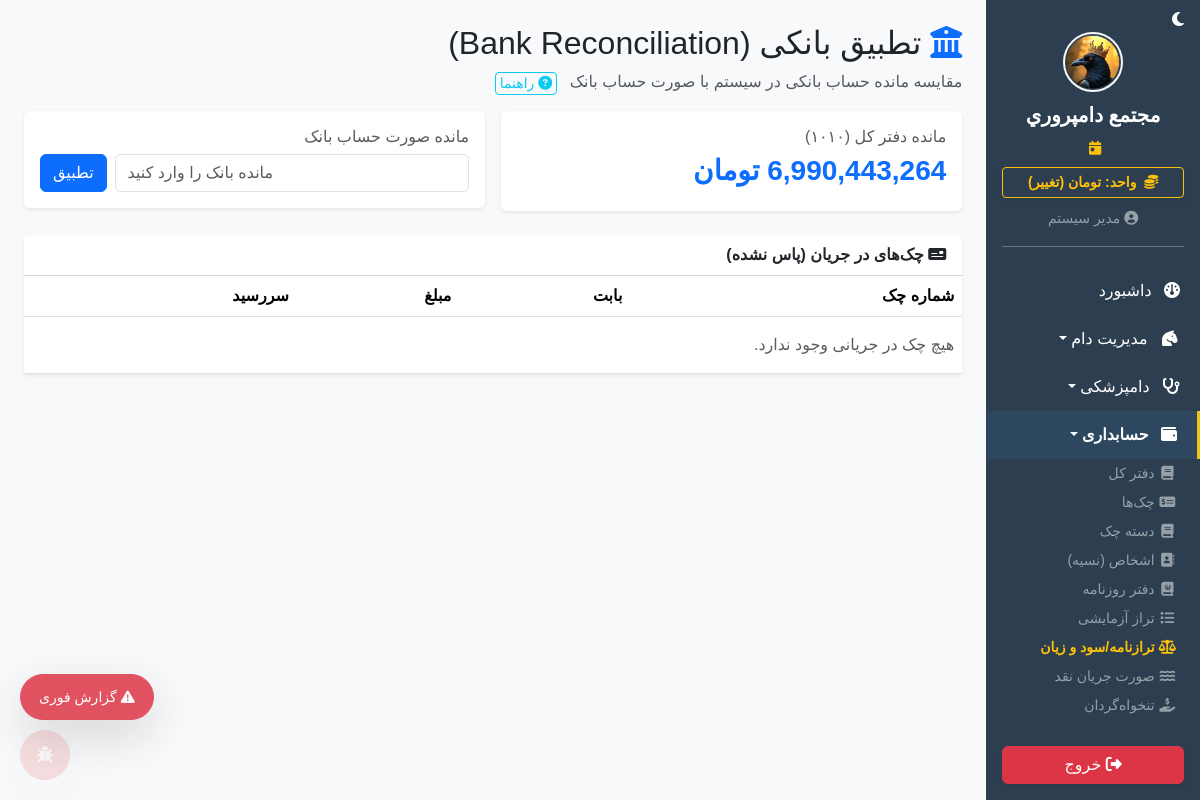
Page /finance/bank_reconciliation (signed in) on the committed database.
### app/models.py (models this page shows)
class SystemSetting(db.Model):
    id = db.Column(db.Integer, primary_key=True)
    key = db.Column(db.String(50), unique=True, nullable=False)
    value = db.Column(db.String(255), nullable=False)
    description = db.Column(db.String(255), nullable=True)

class User(UserMixin, db.Model):
    id = db.Column(db.Integer, primary_key=True)
    username = db.Column(db.String(50), unique=True, nullable=False)
    password_hash = db.Column(db.String(255), nullable=False)
    name = db.Column(db.String(100), nullable=False)
    role = db.Column(db.String(20), default='کارگر') # مدیر، دامپزشک، حسابدار، کارگر
    can_view_livestock = db.Column(db.Boolean, default=False)
    can_view_finance = db.Column(db.Boolean, default=False)
    can_view_inventory = db.Column(db.Boolean, default=False)
    can_view_hr = db.Column(db.Boolean, default=False)
    can_view_reports = db.Column(db.Boolean, default=False)
    can_view_settings = db.Column(db.Boolean, default=False)

### app/blueprints/finance.py (the view)
@finance_bp.route('/bank_reconciliation')
@login_required
@permission_required('can_view_finance')
def bank_reconciliation():
    from app.models import Account, JournalEntryLine, Cheque
    from sqlalchemy import func
    cash_acc = Account.query.filter_by(code='1010').first()
    bank_balance_str = request.args.get('bank_balance', '').replace(',', '').strip()
    bank_balance = Decimal(bank_balance_str) if bank_balance_str else None
    debit = Decimal('0')
    credit = Decimal('0')
    if cash_acc:
        d = db.session.query(func.sum(JournalEntryLine.debit)).filter_by(account_id=cash_acc.id).scalar()
        c = db.session.query(func.sum(JournalEntryLine.credit)).filter_by(account_id=cash_acc.id).scalar()
        debit = Decimal(str(d)) if d else Decimal('0')
        credit = Decimal(str(c)) if c else Decimal('0')
        if cash_acc.type.nature == 'بدهکار':
            gl_balance = debit - credit
        else:
            gl_balance = credit - debit
    else:
        gl_balance = Decimal('0')
    outstanding_cheques = Cheque.query.filter(
        Cheque.is_deleted == False,
        Cheque.status == 'در جریان'
    ).order_by(Cheque.due_date).all()
    reconciled = None
    difference = None
    if bank_balance is not None:
        total_outstanding = sum(c.amount for c in outstanding_cheques)
        adjusted_gl = gl_balance - total_outstanding
        difference = abs(bank_balance - adjusted_gl)
        reconciled = difference < Decimal('0.01')
    return render_template('finance/bank_reconciliation.html',
                           gl_balance=gl_balance,
                           bank_balance=bank_balance,
                           outstanding_cheques=outstanding_cheques,
                           reconciled=reconciled,
                           difference=difference)

### app/__init__.py (called while the page is built)
def get_system_setting(key, default):
    from app.models import SystemSetting
    s = SystemSetting.query.filter_by(key=key).first()
    return s.value if s else default

### app/blueprints/dashboard.py (called while the page is built)
@dashboard_bp.app_context_processor
def inject_settings():
    try:
        all_settings = {s.key: s.value for s in SystemSetting.query.all()}
    except:
        all_settings = {}
    return dict(system_settings=all_settings)

### app/blueprints/finance.py (called while the page is built)
def permission_required(permission_name):
    def decorator(f):
        @wraps(f)
        def decorated_function(*args, **kwargs):
            if not current_user.is_authenticated:
                return redirect(url_for('auth.login'))
            if not getattr(current_user, permission_name, False) and current_user.role != 'مدیر':
                flash('شما دسترسی لازم برای مشاهده این بخش را ندارید.', 'danger')
                return redirect(url_for('dashboard.index'))
            return f(*args, **kwargs)
        return decorated_function
    return decorator

### app/templates/finance/bank_reconciliation.html (shortened to what this page needs)
{% extends 'base.html' %}
{% block content %}
<h2><i class="fa-solid fa-building-columns text-primary"></i> تطبیق بانکی (Bank Reconciliation)</h2>
<p class="text-muted">مقایسه مانده حساب بانکی در سیستم با صورت حساب بانک
    <button class="btn btn-sm btn-outline-info py-0 px-1 ms-2" data-bs-toggle="collapse" data-bs-target="#bankHelp"><i class="fa-solid fa-question-circle"></i> راهنما</button>
</p>
<div class="row g-3 mb-4">
    <div class="col-md-6">
        <div class="card border-0 shadow-sm">
            <div class="card-body">
                <h6 class="text-muted">مانده دفتر کل (۱۰۱۰)</h6>
                <h3 class="fw-bold text-primary">{{ gl_balance|currency }}</h3>
            </div>
        </div>
    </div>
    <div class="col-md-6">
        <div class="card border-0 shadow-sm">
            <div class="card-body">
                <h6 class="text-muted">مانده صورت حساب بانک</h6>
                <form method="GET" class="d-flex gap-2">
                    <input type="text" name="bank_balance" class="form-control" dir="ltr" placeholder="مانده بانک را وارد کنید" value="{{ bank_balance or '' }}">
                    <button type="submit" class="btn btn-primary">تطبیق</button>
                </form>
            </div>
        </div>
    </div>
</div>
<div class="card shadow-sm border-0 mt-4">
    <div class="card-header bg-white fw-bold"><i class="fa-solid fa-money-check"></i> چک‌های در جریان (پاس نشده)</div>
    <div class="card-body p-0">
        <table class="table table-hover mb-0">
            <thead><tr><th>شماره چک</th><th>بابت</th><th>مبلغ</th><th>سررسید</th></tr></thead>
            <tbody>
                {% for c in outstanding_cheques %}
                <tr>
                    <td>{{ c.cheque_number }}</td>
                    <td>{{ c.reason }}</td>
                    <td class="fw-bold text-danger">{{ c.amount|currency }}</td>
                    <td>{{ c.due_date|jalali }}</td>
                </tr>
                {% else %}
                <tr><td colspan="4" class="text-muted py-3">هیچ چک در جریانی وجود ندارد.</td></tr>
                {% endfor %}
            </tbody>
        </table>
    </div>
</div>
{% endblock %}

### app/templates/base.html (shortened to what this page needs)
<!DOCTYPE html>
<html lang="fa" dir="rtl">
<head>
    <link href="https://cdn.jsdelivr.net/gh/rastikerdar/vazirmatn@v33.003/Vazirmatn-font-face.css" rel="stylesheet">
    <link rel="stylesheet" href="https://unpkg.com/persian-datepicker@1.2.0/dist/css/persian-datepicker.min.css">
    <link rel="stylesheet" href="https://cdn.jsdelivr.net/npm/bootstrap@5.3.2/dist/css/bootstrap.rtl.min.css">
    <link rel="stylesheet" href="https://cdnjs.cloudflare.com/ajax/libs/font-awesome/6.4.2/css/all.min.css">
    <link rel="stylesheet" href="{{ url_for('static', filename='css/style.css') }}">
    <link href="https://cdn.jsdelivr.net/npm/select2@4.1.0-rc.0/dist/css/select2.min.css" rel="stylesheet" />
</head>
<body>
    <div class="d-flex" id="wrapper">
        <div class="sidebar-bg d-flex flex-column" id="sidebar-wrapper">
            <div class="text-start px-3 pt-2">
                <span id="darkModeToggle" style="cursor:pointer;font-size:1rem;color:#fff;opacity:1" title="تغییر حالت شب/روز">
                    <i class="fa-solid fa-moon" id="darkModeIcon"></i>
                </span>
            </div>
            <div class="sidebar-heading text-center pt-0 pb-2 text-white">
                {% if system_settings.get('farm_logo_path') %}
                    <img src="{{ url_for('static', filename=system_settings.get('farm_logo_path')) }}" class="mb-2 rounded-circle border border-2 border-light" style="height: 60px; width: 60px; object-fit: cover;">
                {% else %}
                    <i class="fa-solid fa-sheep fs-2 mb-2"></i>
                {% endif %}
                <div class="fs-5 fw-bold">{{ system_settings.get('farm_name', 'دامداری من') }}</div>
            </div>
            <div class="text-center text-warning small mb-2 px-3">
                <i class="fa-solid fa-calendar-day me-1"></i>
            </div>
            <div class="px-3 mb-2">
                <a href="{{ url_for('dashboard.toggle_currency') }}" class="btn btn-sm btn-outline-warning w-100 fw-bold shadow-sm">
                    <i class="fa-solid fa-coins me-1"></i> واحد: {{ get_system_currency_from_settings() }} (تغییر)
                </a>
            </div>
            <div class="text-center text-white-50 mb-3 pb-3 border-bottom border-secondary mx-3">
                <small><i class="fa-solid fa-circle-user"></i> {% if current_user.is_authenticated %}{{ current_user.name.split(' (')[0] if '(' in current_user.name else current_user.name }}{% endif %}</small>
            </div>
            <div class="list-group list-group-flush my-1 sidebar-scroll" id="sidebar-accordion" style="overflow-y: auto;">
                <a href="{{ url_for('dashboard.index') }}" class="list-group-item list-group-item-action bg-transparent text-white "><i class="fa-solid fa-gauge me-2"></i> داشبورد</a>
                {% if current_user.is_authenticated %}
                    {% if current_user.can_view_livestock %}
                    <a href="#livestockSubmenu" data-bs-toggle="collapse" class="list-group-item list-group-item-action bg-transparent text-white dropdown-toggle {% if request.blueprint == 'livestock' %}active-sidebar-link{% endif %}"><i class="fa-solid fa-horse-head me-2"></i> مدیریت دام</a>
                    {% if current_user.role in ['مدیر', 'دامپزشک'] %}
                    <a href="#vetSubmenu" data-bs-toggle="collapse" class="list-group-item list-group-item-action bg-transparent text-white dropdown-toggle"><i class="fa-solid fa-stethoscope me-2"></i> دامپزشکی</a>
                    {% endif %}
                    {% endif %}
                    {% if current_user.can_view_finance %}
                    <a href="#financeSubmenu" data-bs-toggle="collapse" class="list-group-item list-group-item-action bg-transparent text-white dropdown-toggle finance-menu-item {% if request.blueprint in ['finance', 'assets', 'audit'] %}active-sidebar-link{% endif %}" {% if request.blueprint in ['finance', 'assets', 'audit'] %}aria-expanded="true"{% endif %}><i class="fa-solid fa-wallet me-2"></i> حسابداری</a>
                    <div class="collapse ps-3 {% if request.blueprint in ['finance', 'assets', 'audit'] %}show{% endif %}" id="financeSubmenu" data-bs-parent="#sidebar-accordion">
                        <a href="{{ url_for('finance.index') }}" class="list-group-item list-group-item-action bg-transparent text-white-50 border-0 py-1 px-2 small {% if request.path == url_for('finance.index') %}active-sidebar-link{% endif %}"><i class="fa-solid fa-book fa-fw"></i> دفتر کل</a>
                        <a href="{{ url_for('finance.cheques') }}" class="list-group-item list-group-item-action bg-transparent text-white-50 border-0 py-1 px-2 small {% if request.path == url_for('finance.cheques') %}active-sidebar-link{% endif %}"><i class="fa-solid fa-money-check-dollar fa-fw"></i> چک‌ها</a>
                        <a href="{{ url_for('finance.cheque_books') }}" class="list-group-item list-group-item-action bg-transparent text-white-50 border-0 py-1 px-2 small "><i class="fa-solid fa-book fa-fw"></i> دسته چک</a>
                        <a href="{{ url_for('finance.contacts') }}" class="list-group-item list-group-item-action bg-transparent text-white-50 border-0 py-1 px-2 small {% if request.path == url_for('finance.contacts') %}active-sidebar-link{% endif %}"><i class="fa-solid fa-address-book fa-fw"></i> اشخاص (نسیه)</a>
                        <a href="{{ url_for('finance.journal_entries') }}" class="list-group-item list-group-item-action bg-transparent text-white-50 border-0 py-1 px-2 small {% if request.path == url_for('finance.journal_entries') %}active-sidebar-link{% endif %}"><i class="fa-solid fa-journal-whills fa-fw"></i> دفتر روزنامه</a>
                        <a href="{{ url_for('finance.trial_balance') }}" class="list-group-item list-group-item-action bg-transparent text-white-50 border-0 py-1 px-2 small "><i class="fa-solid fa-list fa-fw"></i> تراز آزمایشی</a>
                        <a href="{{ url_for('finance.statements') }}" class="list-group-item list-group-item-action bg-transparent text-warning fw-bold border-0 py-1 px-2 small {% if request.path == url_for('finance.statements') %}active-sidebar-link{% endif %}"><i class="fa-solid fa-scale-balanced fa-fw"></i> ترازنامه/سود و زیان</a>
                        <a href="{{ url_for('finance.cash_flow') }}" class="list-group-item list-group-item-action bg-transparent text-white-50 border-0 py-1 px-2 small {% if request.path == url_for('finance.cash_flow') %}active-sidebar-link{% endif %}"><i class="fa-solid fa-water fa-fw"></i> صورت جریان نقد</a>
                        <a href="{{ url_for('finance.petty_cash') }}" class="list-group-item list-group-item-action bg-transparent text-white-50 border-0 py-1 px-2 small {% if request.path == url_for('finance.petty_cash') %}active-sidebar-link{% endif %}"><i class="fa-solid fa-hand-holding-dollar fa-fw"></i> تنخواه‌گردان</a>
                        <a href="{{ url_for('finance.ai_anomalies') }}" class="list-group-item list-group-item-action bg-transparent text-white-50 border-0 py-1 px-2 small "></a>
                    </div>
                    {% endif %}
                    {% endif %}
            </div>
            <div class="mt-auto p-3 w-100">
                <a href="{{ url_for('auth.logout') }}" class="btn btn-danger w-100 shadow-sm"><i class="fa-solid fa-right-from-bracket"></i> خروج</a>
            </div>
        </div>
        <div id="page-content-wrapper" class="w-100 bg-light" style="overflow-x: hidden;">
            <div class="container-fluid p-4">{% block content %}{% endblock %}</div>
        </div>
    </div>
    <button id="quickReportFab" class="btn btn-danger position-fixed shadow-lg d-flex align-items-center justify-content-center gap-1" style="bottom:80px;left:20px;z-index:9999;border-radius:50px;padding:0 18px;height:46px;opacity:0.85;transition:all 0.3s;font-size:14px;" title="گزارش سریع" onclick="showQuickReport()" onmouseover="this.style.opacity='1'" onmouseout="this.style.opacity='0.85'">
        <i class="fa-solid fa-triangle-exclamation"></i> <span class="d-none d-sm-inline">گزارش فوری</span>
    </button>
    <button id="bugReportBtn" class="btn btn-danger position-fixed shadow-lg" style="bottom:20px;left:20px;z-index:9999;border-radius:50%;width:50px;height:50px;padding:0;opacity:0.15;transition:opacity 0.3s;" title="گزارش مشکل" onclick="showBugReport()" onmouseover="this.style.opacity='1'" onmouseout="this.style.opacity='0.15'">
        <i class="fa-solid fa-bug"></i>
    </button>
</body>
</html>

### app/static/css/style.css (style rules this page uses)
body { font-family: 'Vazirmatn', sans-serif !important; background-color: #f8f9fa; }
#sidebar-wrapper { height: 100vh; position: sticky; top: 0; overflow-y: auto; width: 260px; background-color: #2c3e50; transition: margin .3s ease-out, transform .3s ease-out; }
#sidebar-wrapper .list-group-item { border: none; padding: 12px 20px; transition: all 0.3s; }
#page-content-wrapper { min-width: 0; width: 100%; }

### app/templates/base.html (style rules this page uses)
.active-sidebar-link { background-color: rgba(255, 255, 255, 0.15) !important; color: #fff !important; font-weight: bold !important; border-right: 3px solid #f1c40f !important; }
.finance-menu-item { background-color: rgba(52, 152, 219, 0.1) !important; border-bottom: 1px solid rgba(255,255,255,0.05); }
.sidebar-scroll { -ms-overflow-style: none; scrollbar-width: none; }

### rows in the picture
SystemSetting: value (picture)
SystemSetting: get "مجتمع دامپروري"
SystemSetting: value "تومان", value "6,990,443,264 تومان"
User: name "مدیر سیستم"
